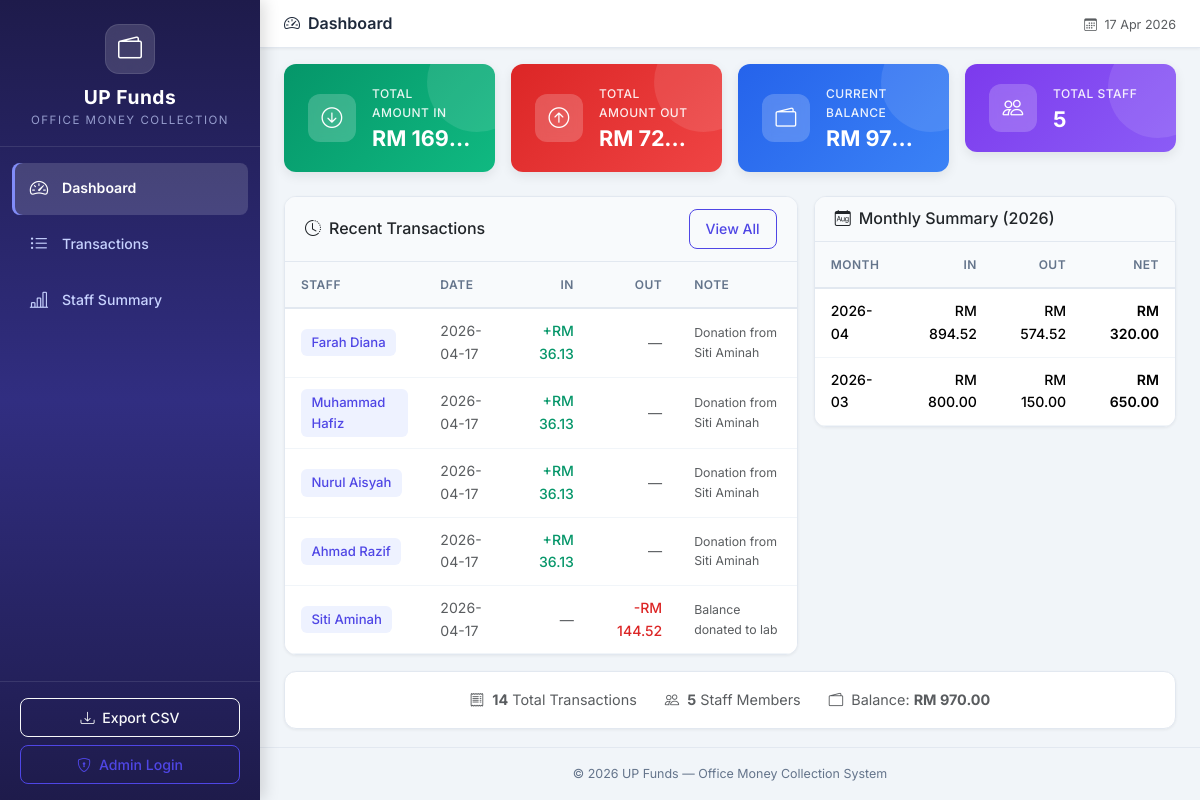
Before: / with the older database file.
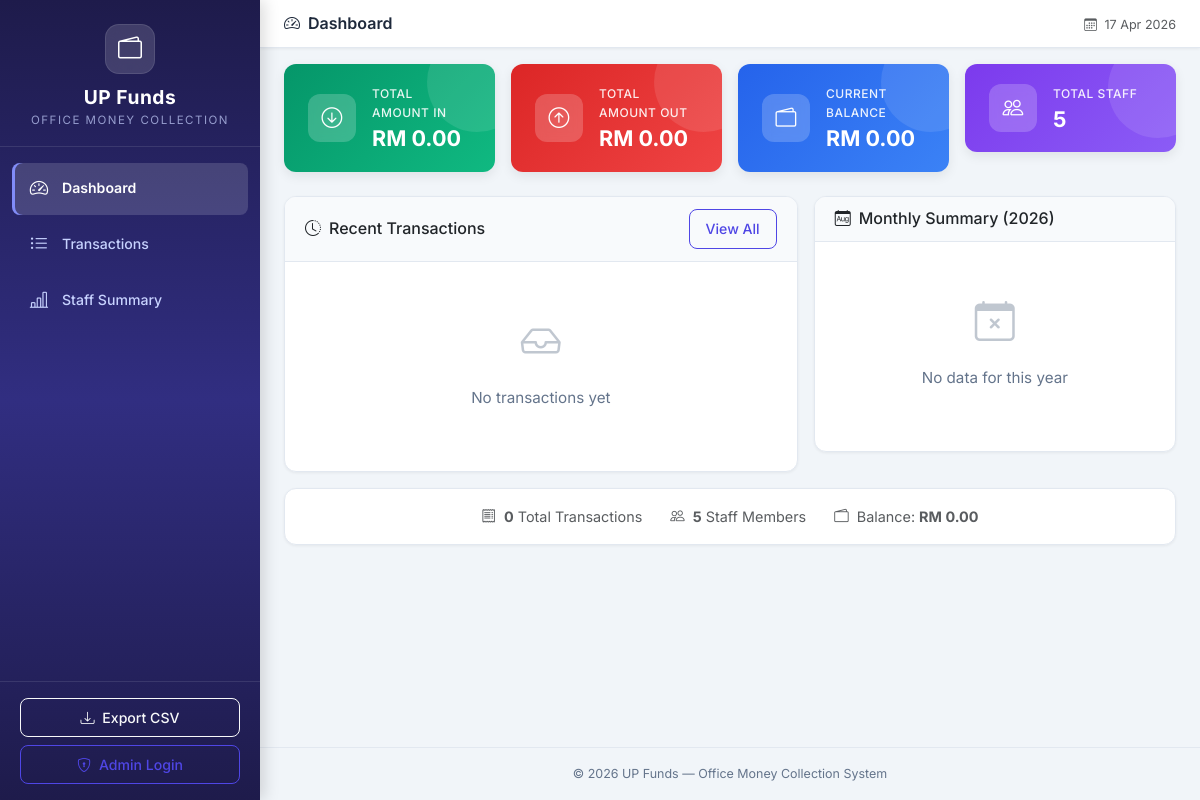
After: the same page with the newer database file.
### tables this page shows
CREATE TABLE cash_records (
            id INTEGER PRIMARY KEY AUTOINCREMENT,
            staff_id INTEGER,
            record_date DATE NOT NULL,
            amount_in REAL DEFAULT 0.00,
            amount_out REAL DEFAULT 0.00,
            expense_type TEXT DEFAULT 'shared',
            note TEXT DEFAULT '',
            created_at TIMESTAMP DEFAULT CURRENT_TIMESTAMP,
            updated_at TIMESTAMP DEFAULT CURRENT_TIMESTAMP,
            FOREIGN KEY (staff_id) REFERENCES staff(id)
        );

CREATE TABLE staff (
            id INTEGER PRIMARY KEY AUTOINCREMENT,
            name TEXT NOT NULL,
            is_active INTEGER DEFAULT 1,
            created_at TIMESTAMP DEFAULT CURRENT_TIMESTAMP
        );

### app.py (the view)
@app.route('/')
def dashboard():
    conn = get_db_connection()
    totals = conn.execute('''
        SELECT
            COALESCE(SUM(amount_in), 0) as total_in,
            COALESCE(SUM(amount_out), 0) as total_out
        FROM cash_records
    ''').fetchone()
    staff_count = conn.execute('SELECT COUNT(*) as count FROM staff WHERE is_active = 1').fetchone()['count']
    transaction_count = conn.execute('SELECT COUNT(*) as count FROM cash_records').fetchone()['count']
    recent = conn.execute('''
        SELECT cr.*, s.name as staff_name
        FROM cash_records cr
        LEFT JOIN staff s ON cr.staff_id = s.id
        ORDER BY cr.record_date DESC, cr.id DESC
        LIMIT 5
    ''').fetchall()
    monthly = conn.execute('''
        SELECT
            strftime('%Y-%m', record_date) as month,
            SUM(amount_in) as total_in,
            SUM(amount_out) as total_out
        FROM cash_records
        WHERE strftime('%Y', record_date) = strftime('%Y', 'now')
        GROUP BY strftime('%Y-%m', record_date)
        ORDER BY month DESC
    ''').fetchall()
    conn.close()
    return render_template('dashboard.html',
                           total_in=totals['total_in'],
                           total_out=totals['total_out'],
                           balance=totals['total_in'] - totals['total_out'],
                           staff_count=staff_count,
                           transaction_count=transaction_count,
                           recent=recent,
                           monthly=monthly)

### app.py (called while the page is built)
@app.context_processor
def inject_now():
    is_admin = session.get('role') == 'admin'
    return {'now': datetime.now(), 'is_admin': is_admin}

### database.py (called while the page is built)
def get_db_connection():
    conn = sqlite3.connect(DATABASE_PATH)
    conn.row_factory = sqlite3.Row  # Access columns by name
    conn.execute("PRAGMA foreign_keys = ON")  # Enable foreign key support
    return conn

### templates/dashboard.html (shortened to what this page needs)
{% extends 'base.html' %}
{% block page_title %}
    <i class="bi bi-speedometer2 me-2"></i>Dashboard
{% endblock %}
{% block content %}
<div class="row g-3 mb-4">
    <div class="col-sm-6 col-xl-3">
        <div class="summary-card card-green">
            <div class="card-icon">
                <i class="bi bi-arrow-down-circle"></i>
            </div>
            <div class="card-info">
                <p class="card-label">Total Amount In</p>
                <h3 class="card-value">RM {{ "%.2f"|format(total_in) }}</h3>
            </div>
        </div>
    </div>
    <div class="col-sm-6 col-xl-3">
        <div class="summary-card card-red">
            <div class="card-icon">
                <i class="bi bi-arrow-up-circle"></i>
            </div>
            <div class="card-info">
                <p class="card-label">Total Amount Out</p>
                <h3 class="card-value">RM {{ "%.2f"|format(total_out) }}</h3>
            </div>
        </div>
    </div>
    <div class="col-sm-6 col-xl-3">
        <div class="summary-card card-blue">
            <div class="card-icon">
                <i class="bi bi-wallet2"></i>
            </div>
            <div class="card-info">
                <p class="card-label">Current Balance</p>
                <h3 class="card-value">RM {{ "%.2f"|format(balance) }}</h3>
            </div>
        </div>
    </div>
    <div class="col-sm-6 col-xl-3">
        <div class="summary-card card-purple">
            <div class="card-icon">
                <i class="bi bi-people"></i>
            </div>
            <div class="card-info">
                <p class="card-label">Total Staff</p>
                <h3 class="card-value">{{ staff_count }}</h3>
            </div>
        </div>
    </div>
</div>
<div class="row g-3">
    <div class="col-lg-7">
        <div class="card content-card">
            <div class="card-header d-flex justify-content-between align-items-center">
                <h6 class="mb-0"><i class="bi bi-clock-history me-2"></i>Recent Transactions</h6>
                <a href="{{ url_for('transactions') }}" class="btn btn-sm btn-outline-primary">View All</a>
            </div>
            <div class="card-body p-0">
                {% if recent %}
                <div class="table-responsive">
                    <table class="table table-hover mb-0">
                        <thead>
                            <tr>
                                <th>Staff</th>
                                <th>Date</th>
                                <th class="text-end">In</th>
                                <th class="text-end">Out</th>
                                <th>Note</th>
                            </tr>
                        </thead>
                        <tbody>
                            {% for record in recent %}
                            <tr>
                                <td>
                                    {% if record['staff_name'] %}
                                        <span class="staff-badge">{{ record['staff_name'] }}</span>
                                    {% else %}
                                        <span class="badge bg-secondary">External Lab Expense</span>
                                    {% endif %}
                                </td>
                                <td class="text-muted">{{ record['record_date'] }}</td>
                                <td class="text-end">
                                    {% if record['amount_in'] > 0 %}
                                        <span class="amount-in">+RM {{ "%.2f"|format(record['amount_in']) }}</span>
                                    {% else %}
                                        <span class="text-muted">—</span>
                                    {% endif %}
                                </td>
                                <td class="text-end">
                                    {% if record['amount_out'] > 0 %}
                                        <span class="amount-out">-RM {{ "%.2f"|format(record['amount_out']) }}</span>
                                    {% else %}
                                        <span class="text-muted">—</span>
                                    {% endif %}
                                </td>
                                <td class="text-muted small">{{ record['note'][:30] }}{{ '...' if record['note']|length > 30 }}</td>
                            </tr>
                            {% endfor %}
                        </tbody>
                    </table>
                </div>
                {% else %}
                <div class="empty-state">
                    <i class="bi bi-inbox"></i>
                    <p>No transactions yet</p>
                </div>
                {% endif %}
            </div>
        </div>
    </div>
    <div class="col-lg-5">
        <div class="card content-card">
            <div class="card-header">
                <h6 class="mb-0"><i class="bi bi-calendar-month me-2"></i>Monthly Summary ({{ now.strftime('%Y') if now else '2026' }})</h6>
            </div>
            <div class="card-body p-0">
                {% if monthly %}
                <div class="table-responsive">
                    <table class="table table-hover mb-0">
                        <thead>
                            <tr>
                                <th>Month</th>
                                <th class="text-end">In</th>
                                <th class="text-end">Out</th>
                                <th class="text-end">Net</th>
                            </tr>
                        </thead>
                        <tbody>
                            {% for row in monthly %}
                            <tr>
                                <td class="fw-medium">{{ row['month'] }}</td>
                                <td class="text-end amount-in">RM {{ "%.2f"|format(row['total_in']) }}</td>
                                <td class="text-end amount-out">RM {{ "%.2f"|format(row['total_out']) }}</td>
                                <td class="text-end fw-semibold">RM {{ "%.2f"|format(row['total_in'] - row['total_out']) }}</td>
                            </tr>
                            {% endfor %}
                        </tbody>
                    </table>
                </div>
                {% else %}
                <div class="empty-state">
                    <i class="bi bi-calendar-x"></i>
                    <p>No data for this year</p>
                </div>
                {% endif %}
            </div>
        </div>
    </div>
</div>
<div class="row mt-3">
    <div class="col-12">
        <div class="card content-card">
            <div class="card-body text-center py-3">
                <span class="text-muted me-4">
                    <i class="bi bi-receipt me-1"></i>
                    <strong>{{ transaction_count }}</strong> Total Transactions
                </span>
                <span class="text-muted me-4">
                    <i class="bi bi-people me-1"></i>
                    <strong>{{ staff_count }}</strong> Staff Members
                </span>
                <span class="text-muted">
                    <i class="bi bi-wallet2 me-1"></i>
                    Balance: <strong>RM {{ "%.2f"|format(balance) }}</strong>
                </span>
            </div>
        </div>
    </div>
</div>
{% endblock %}

### templates/base.html (shortened to what this page needs)
<!DOCTYPE html>
<html lang="en">
<head>
    <link href="https://cdn.jsdelivr.net/npm/bootstrap@5.3.3/dist/css/bootstrap.min.css" rel="stylesheet">
    <link href="https://cdn.jsdelivr.net/npm/bootstrap-icons@1.11.3/font/bootstrap-icons.min.css" rel="stylesheet">
    <link href="{{ url_for('static', filename='css/style.css') }}" rel="stylesheet">
</head>
<body>
    <nav id="sidebar" class="sidebar">
        <div class="sidebar-header">
            <div class="brand-icon">
                <i class="bi bi-wallet2"></i>
            </div>
            <h4 class="brand-title">UP Funds</h4>
            <p class="brand-subtitle">Office Money Collection</p>
        </div>
        <ul class="sidebar-nav">
            <li class="nav-item">
                <a href="{{ url_for('dashboard') }}"
                   class="nav-link {% if request.endpoint == 'dashboard' %}active{% endif %}">
                    <i class="bi bi-speedometer2"></i>
                    <span>Dashboard</span>
                </a>
            </li>
            <li class="nav-item">
                <a href="{{ url_for('transactions') }}"
                   class="nav-link {% if request.endpoint == 'transactions' %}active{% endif %}">
                    <i class="bi bi-list-ul"></i>
                    <span>Transactions</span>
                </a>
            </li>
            <li class="nav-item">
                <a href="{{ url_for('staff_summary') }}"
                   class="nav-link {% if request.endpoint == 'staff_summary' %}active{% endif %}">
                    <i class="bi bi-bar-chart-line"></i>
                    <span>Staff Summary</span>
                </a>
            </li>
        </ul>
        <div class="sidebar-footer">
            <a href="{{ url_for('export_csv') }}" class="btn btn-outline-light btn-sm w-100 mb-2">
                <i class="bi bi-download me-1"></i> Export CSV
            </a>
            {% if is_admin %}
                <a href="{{ url_for('logout') }}" class="btn btn-outline-danger btn-sm w-100">
                    <i class="bi bi-box-arrow-left me-1"></i> Logout
                </a>
            {% else %}
                <a href="{{ url_for('login') }}" class="btn btn-outline-primary btn-sm w-100">
                    <i class="bi bi-shield-lock me-1"></i> Admin Login
                </a>
            {% endif %}
        </div>
    </nav>
    <div class="main-content">
        <div class="topbar">
            <h5 class="topbar-title mb-0">{% block page_title %}Dashboard{% endblock %}</h5>
            <div class="topbar-right">
                <span class="text-muted small">
                    <i class="bi bi-calendar3 me-1"></i>
                    {{ now.strftime('%d %b %Y') if now else '' }}
                </span>
            </div>
        </div>
        <div class="container-fluid px-4 py-3">
            {% block content %}{% endblock %}
        </div>
        <footer class="app-footer">
            <p class="mb-0">&copy; 2026 UP Funds — Office Money Collection System</p>
        </footer>
    </div>
</body>
</html>

Changed rows visible on the page:
removed cash_records: staff_name "Farah Diana", record_date "2026-04-17", amount_in "36.13", note "Donation from Siti Aminah"
removed cash_records: staff_name "Muhammad Hafiz", record_date "2026-04-17", amount_in "36.13", note "Donation from Siti Aminah"
removed cash_records: staff_name "Nurul Aisyah", record_date "2026-04-17", amount_in "36.13", note "Donation from Siti Aminah"
removed cash_records: staff_name "Ahmad Razif", record_date "2026-04-17", amount_in "36.13", note "Donation from Siti Aminah"
removed cash_records: staff_name "Siti Aminah", record_date "2026-04-17", amount_out "144.52", note "Balance donated to lab"
Other visible differences:
{{ "%.2f"|format(total_in) }}: "169…" → "0.00"
{{ "%.2f"|format(total_out) }}: "72…" → "0.00"
{{ "%.2f"|format(balance) }}: "97…" → "0.00"
{{ transaction_count }}: "14" → "0"
{{ "%.2f"|format(balance) }}: "970.00" → "0.00"
text no longer shown: "STAFF DATE IN OUT NOTE MONTH IN OUT NET"
text now shown: "No transactions yet No data for this year"
list line gone: "2026-04 RM 894.52 RM 574.52 RM 320.00"
list line gone: "2026-03 RM 800.00 RM 150.00 RM 650.00"
